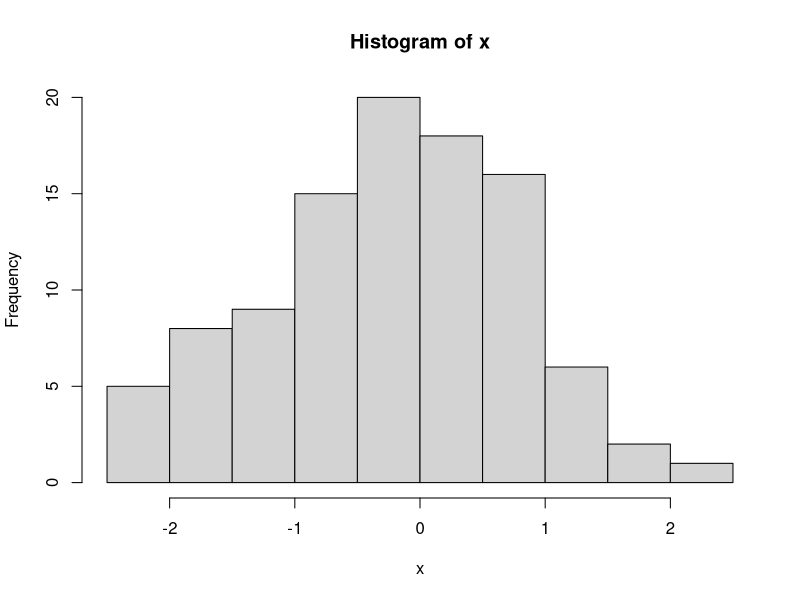

This chart was generated by the following R code: (Note: this script raises an error after producing the figure.)
## ---- chunk 1
knitr::opts_chunk$set(echo = TRUE)
## ---- chunk 2
x <- c(1,4,6,7)
## ---- chunk 3
mean(x*10)
## ---- chunk 4
var(c(mean(x*10), 6.5))
## ---- chunk 5
######################
####### TASK 1 #######
######################

### A) Generate 100 randomstandard normals and get mean

# get 100 standard normals
x <- rnorm(100)
# calculate the mean
mean(x)

### B) Use the same values and get the variance

# calculate the variance
var(x)

######################
####### TASK 2 #######
######################

### A) Display the results as a histogram

# Show x as histogram
hist(x)
## ---- chunk 6
# character: strings 
"Lukas"
# integer: whole numbers
1
# numeric (known as double in other programming languages): real line
1.2
## ---- chunk 7
c("Lukas", "Lars", "Paulina", "Ragna", "Thomas")
## ---- chunk 8
length(c("Lukas", "Lars", "Paulina", "Ragna", "Thomas"))
## ---- chunk 9
c("Lukas", "Lars", "Paulina", "Ragna", "Thomas")[4]
## ---- chunk 10
c(3, 5, 2) * 10
## ---- chunk 11
c(1,2,3,4,5,6,7,8,9,10)
1:10
## ---- chunk 12
(mat <- matrix(c(1,2,3,4,5,6), 
               nrow = 3, ncol = 2))
# get row 2, col 2
mat[2, 2]
# get all rows, col 2
mat[, 2]
# get row 1 and 3, column 2
mat[c(1,3), 2]
## ---- chunk 13
(dat <- data.frame(Name = c("Mikaela", "Anders", "Regina", "Gustav"),
                   Age = c(24, 15, 57, 32),
                   # ignore the parameter below
                   stringsAsFactors = F))
# can you see the similiraties with the matrix object?
## ---- chunk 14
dat$Name
dat$Age
## ---- chunk 15
# create character vector of names
(names <- as.character(c("Mikaela", "Anders", "Regina", "Gustav", "Anders")))
# 4 unique values
unique(names)
# convert to factor
(names <- factor(names))
# each unique name becomes a level of the factor
levels(names)
## ---- chunk 16
(names <- as.character(c("Mikaela", "Anders", "Regina", "Gustav", "Anders")))
(names <- factor(names, levels = c("Anders", "Gustav", "Mikaela", "Regina")))
## ---- chunk 17
colour <- c("red", "blue", "blue", "red", "green", "white", "blue")
colour == "red"
## ---- chunk 18
which(colour == "red")
## ---- chunk 19
colour[which(colour == "red")]
## ---- chunk 20
str(iris)
## ---- chunk 21
which(iris$Species == "setosa")
## ---- chunk 22
mean(iris$Sepal.Width[which(iris$Species == "setosa")])
## ---- chunk 23
is.vector(iris$Sepal.Width)
## ---- chunk 24
which(iris$Species == "setosa" & iris$Species == "virginica")
which(iris$Species == "setosa" && iris$Species == "virginica")
which(iris$Species == "setosa" | iris$Species == "virginica")
which(iris$Species == "setosa" || iris$Species == "virginica")
## ---- chunk 25
vec <- NULL
for(i in 1:nrow(iris)){
  if((iris$Species[i] == "setosa") || (iris$Species[i] == "virginica") == TRUE){
    vec[i] <- TRUE
  } else {
    vec[i] <- FALSE
  }
}

which(vec)
## ---- chunk 26
unique(iris$Species)
## ---- chunk 27
which(iris$Species == unique(iris$Species)[1])
# equivalent to:
# which(iris$Species == setosa)
## ---- chunk 28
colnames(iris)
## ---- chunk 29
iris[, colnames(iris)[3]]
## ---- chunk 30
(dat <- read.csv("japanese_emmigration.txt"))
# 45 rows, 1 column
nrow(dat);ncol(dat)
## ---- chunk 31
(dat <- read.csv("japanese_emmigration.txt", sep = ";"))
# 45 rows, 7 columns
nrow(dat);ncol(dat)
## ---- chunk 32
is.data.frame(dat)
## ---- chunk 33
(colnames(dat) <- c("prefecture","emigrants","cultivated","farmland",
                    "arable","labors","pioneer"))
## ---- chunk 34
str(dat)
## ---- chunk 35
unique(dat$pioneer)
## ---- chunk 36
dat$pioneer <- as.factor(dat$pioneer)
levels(dat$pioneer) <- c("No pioneer", "Pioneer")
str(dat); dat$pioneer
